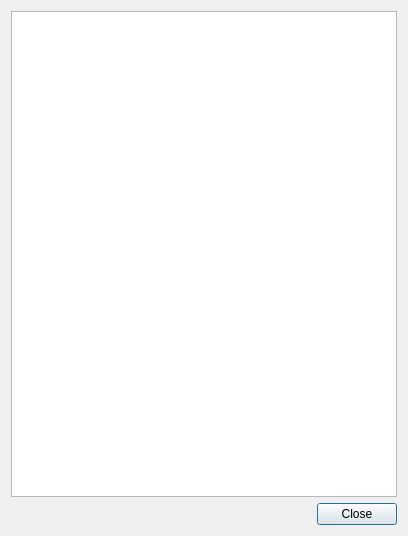
<?xml version="1.0" encoding="UTF-8"?>
<ui version="4.0">
 <class>donatorsDialog</class>
 <widget class="QDialog" name="donatorsDialog">
  <property name="geometry">
   <rect>
    <x>0</x>
    <y>0</y>
    <width>408</width>
    <height>536</height>
   </rect>
  </property>
  <property name="windowTitle">
   <string>List of Contributors</string>
  </property>
  <property name="windowIcon">
   <iconset resource="companion9x.qrc">
    <normaloff>:/icon.png</normaloff>:/icon.png</iconset>
  </property>
  <layout class="QGridLayout" name="gridLayout">
   <item row="1" column="0">
    <widget class="QDialogButtonBox" name="buttonBox">
     <property name="orientation">
      <enum>Qt::Horizontal</enum>
     </property>
     <property name="standardButtons">
      <set>QDialogButtonBox::Close</set>
     </property>
    </widget>
   </item>
   <item row="0" column="0">
    <widget class="QPlainTextEdit" name="plainTextEdit">
     <property name="readOnly">
      <bool>true</bool>
     </property>
    </widget>
   </item>
  </layout>
 </widget>
 <resources>
  <include location="companion9x.qrc"/>
 </resources>
 <connections>
  <connection>
   <sender>buttonBox</sender>
   <signal>accepted()</signal>
   <receiver>donatorsDialog</receiver>
   <slot>accept()</slot>
   <hints>
    <hint type="sourcelabel">
     <x>248</x>
     <y>254</y>
    </hint>
    <hint type="destinationlabel">
     <x>157</x>
     <y>274</y>
    </hint>
   </hints>
  </connection>
  <connection>
   <sender>buttonBox</sender>
   <signal>rejected()</signal>
   <receiver>donatorsDialog</receiver>
   <slot>reject()</slot>
   <hints>
    <hint type="sourcelabel">
     <x>316</x>
     <y>260</y>
    </hint>
    <hint type="destinationlabel">
     <x>286</x>
     <y>274</y>
    </hint>
   </hints>
  </connection>
 </connections>
</ui>
